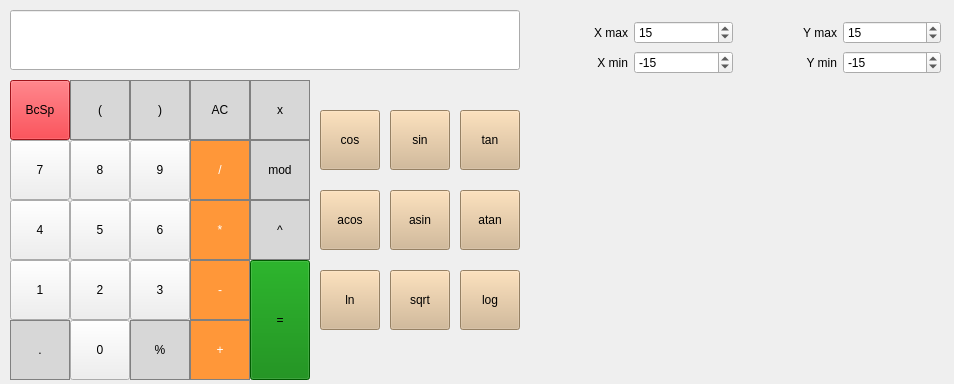
<?xml version="1.0" encoding="UTF-8"?>
<ui version="4.0">
 <class>MainWindow</class>
 <widget class="QMainWindow" name="MainWindow">
  <property name="geometry">
   <rect>
    <x>0</x>
    <y>0</y>
    <width>954</width>
    <height>384</height>
   </rect>
  </property>
  <property name="windowTitle">
   <string>SmartCalc_v1.0</string>
  </property>
  <widget class="QWidget" name="centralwidget">
   <property name="enabled">
    <bool>true</bool>
   </property>
   <widget class="QPushButton" name="pushButton_clear">
    <property name="geometry">
     <rect>
      <x>190</x>
      <y>80</y>
      <width>60</width>
      <height>60</height>
     </rect>
    </property>
    <property name="styleSheet">
     <string notr="true">QPushButton {
  background-color: rgb(215, 215, 215);
  border: 1px solid gray;
}
QPushButton:pressed {
    background-color: qlineargradient(x1: 0, y1: 0, x2: 0, y2: 1,
                                      stop: 0 #BEBEBE, stop: 1 #D7D7D7);
}</string>
    </property>
    <property name="text">
     <string>AC</string>
    </property>
   </widget>
   <widget class="QPushButton" name="pushButton_percent">
    <property name="geometry">
     <rect>
      <x>130</x>
      <y>320</y>
      <width>60</width>
      <height>60</height>
     </rect>
    </property>
    <property name="styleSheet">
     <string notr="true">QPushButton {
  background-color: rgb(215, 215, 215);
  border: 1px solid gray;
}
QPushButton:pressed {
    background-color: qlineargradient(x1: 0, y1: 0, x2: 0, y2: 1,
                                      stop: 0 #BEBEBE, stop: 1 #D7D7D7);
}</string>
    </property>
    <property name="text">
     <string>%</string>
    </property>
   </widget>
   <widget class="QPushButton" name="pushButton_div">
    <property name="geometry">
     <rect>
      <x>190</x>
      <y>140</y>
      <width>60</width>
      <height>60</height>
     </rect>
    </property>
    <property name="styleSheet">
     <string notr="true">QPushButton {
  background-color: rgb(255, 151, 57);
  color: white; 
  border: 1px solid gray;
}

QPushButton:pressed {
    background-color: qlineargradient(x1: 0, y1: 0, x2: 0, y2: 1,
                                      stop: 0 #FF7832, stop: 1 #FF9739);
}</string>
    </property>
    <property name="text">
     <string>/</string>
    </property>
   </widget>
   <widget class="QPushButton" name="pushButton_mult">
    <property name="geometry">
     <rect>
      <x>190</x>
      <y>200</y>
      <width>60</width>
      <height>60</height>
     </rect>
    </property>
    <property name="styleSheet">
     <string notr="true">QPushButton {
  background-color: rgb(255, 151, 57);
  color: white; 
  border: 1px solid gray;
}

QPushButton:pressed {
    background-color: qlineargradient(x1: 0, y1: 0, x2: 0, y2: 1,
                                      stop: 0 #FF7832, stop: 1 #FF9739);
}</string>
    </property>
    <property name="text">
     <string>*</string>
    </property>
   </widget>
   <widget class="QPushButton" name="pushButton_7">
    <property name="geometry">
     <rect>
      <x>10</x>
      <y>140</y>
      <width>60</width>
      <height>60</height>
     </rect>
    </property>
    <property name="styleSheet">
     <string notr="true">Lavender</string>
    </property>
    <property name="text">
     <string>7</string>
    </property>
   </widget>
   <widget class="QPushButton" name="pushButton_9">
    <property name="geometry">
     <rect>
      <x>130</x>
      <y>140</y>
      <width>60</width>
      <height>60</height>
     </rect>
    </property>
    <property name="styleSheet">
     <string notr="true">Lavender</string>
    </property>
    <property name="text">
     <string>9</string>
    </property>
   </widget>
   <widget class="QPushButton" name="pushButton_8">
    <property name="geometry">
     <rect>
      <x>70</x>
      <y>140</y>
      <width>60</width>
      <height>60</height>
     </rect>
    </property>
    <property name="styleSheet">
     <string notr="true">Lavender</string>
    </property>
    <property name="text">
     <string>8</string>
    </property>
   </widget>
   <widget class="QPushButton" name="pushButton_5">
    <property name="geometry">
     <rect>
      <x>70</x>
      <y>200</y>
      <width>60</width>
      <height>60</height>
     </rect>
    </property>
    <property name="styleSheet">
     <string notr="true">Lavender</string>
    </property>
    <property name="text">
     <string>5</string>
    </property>
   </widget>
   <widget class="QPushButton" name="pushButton_4">
    <property name="geometry">
     <rect>
      <x>10</x>
      <y>200</y>
      <width>60</width>
      <height>60</height>
     </rect>
    </property>
    <property name="styleSheet">
     <string notr="true">Lavender</string>
    </property>
    <property name="text">
     <string>4</string>
    </property>
   </widget>
   <widget class="QPushButton" name="pushButton_sub">
    <property name="geometry">
     <rect>
      <x>190</x>
      <y>260</y>
      <width>60</width>
      <height>60</height>
     </rect>
    </property>
    <property name="styleSheet">
     <string notr="true">QPushButton {
  background-color: rgb(255, 151, 57);
  color: white; 
  border: 1px solid gray;
}

QPushButton:pressed {
    background-color: qlineargradient(x1: 0, y1: 0, x2: 0, y2: 1,
                                      stop: 0 #FF7832, stop: 1 #FF9739);
}</string>
    </property>
    <property name="text">
     <string>-</string>
    </property>
   </widget>
   <widget class="QPushButton" name="pushButton_6">
    <property name="geometry">
     <rect>
      <x>130</x>
      <y>200</y>
      <width>60</width>
      <height>60</height>
     </rect>
    </property>
    <property name="styleSheet">
     <string notr="true">Lavender</string>
    </property>
    <property name="text">
     <string>6</string>
    </property>
   </widget>
   <widget class="QPushButton" name="pushButton_3">
    <property name="geometry">
     <rect>
      <x>130</x>
      <y>260</y>
      <width>60</width>
      <height>60</height>
     </rect>
    </property>
    <property name="styleSheet">
     <string notr="true">Lavender</string>
    </property>
    <property name="text">
     <string>3</string>
    </property>
   </widget>
   <widget class="QPushButton" name="pushButton_2">
    <property name="geometry">
     <rect>
      <x>70</x>
      <y>260</y>
      <width>60</width>
      <height>60</height>
     </rect>
    </property>
    <property name="styleSheet">
     <string notr="true">Lavender</string>
    </property>
    <property name="text">
     <string>2</string>
    </property>
   </widget>
   <widget class="QPushButton" name="pushButton_sum">
    <property name="geometry">
     <rect>
      <x>190</x>
      <y>320</y>
      <width>60</width>
      <height>60</height>
     </rect>
    </property>
    <property name="styleSheet">
     <string notr="true">QPushButton {
  background-color: rgb(255, 151, 57);
  color: white; 
  border: 1px solid gray;
}

QPushButton:pressed {
    background-color: qlineargradient(x1: 0, y1: 0, x2: 0, y2: 1,
                                      stop: 0 #FF7832, stop: 1 #FF9739);
}</string>
    </property>
    <property name="text">
     <string>+</string>
    </property>
   </widget>
   <widget class="QPushButton" name="pushButton_1">
    <property name="geometry">
     <rect>
      <x>10</x>
      <y>260</y>
      <width>60</width>
      <height>60</height>
     </rect>
    </property>
    <property name="styleSheet">
     <string notr="true">Lavender</string>
    </property>
    <property name="text">
     <string>1</string>
    </property>
   </widget>
   <widget class="QPushButton" name="pushButton_0">
    <property name="geometry">
     <rect>
      <x>70</x>
      <y>320</y>
      <width>60</width>
      <height>60</height>
     </rect>
    </property>
    <property name="styleSheet">
     <string notr="true">Lavender</string>
    </property>
    <property name="text">
     <string>0</string>
    </property>
   </widget>
   <widget class="QPushButton" name="pushButton_point">
    <property name="geometry">
     <rect>
      <x>10</x>
      <y>320</y>
      <width>60</width>
      <height>60</height>
     </rect>
    </property>
    <property name="styleSheet">
     <string notr="true">QPushButton {
  background-color: rgb(215, 215, 215);
  border: 1px solid gray;
}
QPushButton:pressed {
    background-color: qlineargradient(x1: 0, y1: 0, x2: 0, y2: 1,
                                      stop: 0 #BEBEBE, stop: 1 #D7D7D7);
}</string>
    </property>
    <property name="text">
     <string>.</string>
    </property>
   </widget>
   <widget class="QPushButton" name="pushButton_equally">
    <property name="geometry">
     <rect>
      <x>250</x>
      <y>260</y>
      <width>60</width>
      <height>120</height>
     </rect>
    </property>
    <property name="styleSheet">
     <string notr="true">background-color: green;</string>
    </property>
    <property name="text">
     <string>=</string>
    </property>
   </widget>
   <widget class="QPushButton" name="pushButton_bcsp">
    <property name="geometry">
     <rect>
      <x>10</x>
      <y>80</y>
      <width>60</width>
      <height>60</height>
     </rect>
    </property>
    <property name="styleSheet">
     <string notr="true">background-color: rgb(224, 27, 36)</string>
    </property>
    <property name="text">
     <string>BcSp</string>
    </property>
   </widget>
   <widget class="QPushButton" name="pushButton_ob">
    <property name="geometry">
     <rect>
      <x>70</x>
      <y>80</y>
      <width>60</width>
      <height>60</height>
     </rect>
    </property>
    <property name="styleSheet">
     <string notr="true">QPushButton {
  background-color: rgb(215, 215, 215);
  border: 1px solid gray;
}
QPushButton:pressed {
    background-color: qlineargradient(x1: 0, y1: 0, x2: 0, y2: 1,
                                      stop: 0 #BEBEBE, stop: 1 #D7D7D7);
}</string>
    </property>
    <property name="text">
     <string>(</string>
    </property>
   </widget>
   <widget class="QPushButton" name="pushButton_cb">
    <property name="geometry">
     <rect>
      <x>130</x>
      <y>80</y>
      <width>60</width>
      <height>60</height>
     </rect>
    </property>
    <property name="styleSheet">
     <string notr="true">QPushButton {
  background-color: rgb(215, 215, 215);
  border: 1px solid gray;
}
QPushButton:pressed {
    background-color: qlineargradient(x1: 0, y1: 0, x2: 0, y2: 1,
                                      stop: 0 #BEBEBE, stop: 1 #D7D7D7);
}</string>
    </property>
    <property name="text">
     <string>)</string>
    </property>
   </widget>
   <widget class="QPushButton" name="pushButton_mod">
    <property name="geometry">
     <rect>
      <x>250</x>
      <y>140</y>
      <width>60</width>
      <height>60</height>
     </rect>
    </property>
    <property name="styleSheet">
     <string notr="true">QPushButton {
  background-color: rgb(215, 215, 215);
  border: 1px solid gray;
}
QPushButton:pressed {
    background-color: qlineargradient(x1: 0, y1: 0, x2: 0, y2: 1,
                                      stop: 0 #BEBEBE, stop: 1 #D7D7D7);
}</string>
    </property>
    <property name="text">
     <string>mod</string>
    </property>
   </widget>
   <widget class="QPushButton" name="pushButton_cos">
    <property name="geometry">
     <rect>
      <x>320</x>
      <y>110</y>
      <width>60</width>
      <height>60</height>
     </rect>
    </property>
    <property name="styleSheet">
     <string notr="true">background-color: Tan;</string>
    </property>
    <property name="text">
     <string>cos</string>
    </property>
   </widget>
   <widget class="QPushButton" name="pushButton_sin">
    <property name="geometry">
     <rect>
      <x>390</x>
      <y>110</y>
      <width>60</width>
      <height>60</height>
     </rect>
    </property>
    <property name="styleSheet">
     <string notr="true">background-color: Tan;</string>
    </property>
    <property name="text">
     <string>sin</string>
    </property>
   </widget>
   <widget class="QPushButton" name="pushButton_tan">
    <property name="geometry">
     <rect>
      <x>460</x>
      <y>110</y>
      <width>60</width>
      <height>60</height>
     </rect>
    </property>
    <property name="styleSheet">
     <string notr="true">background-color: Tan;</string>
    </property>
    <property name="text">
     <string>tan</string>
    </property>
   </widget>
   <widget class="QPushButton" name="pushButton_atan">
    <property name="geometry">
     <rect>
      <x>460</x>
      <y>190</y>
      <width>60</width>
      <height>60</height>
     </rect>
    </property>
    <property name="styleSheet">
     <string notr="true">background-color: Tan;</string>
    </property>
    <property name="text">
     <string>atan</string>
    </property>
   </widget>
   <widget class="QPushButton" name="pushButton_asin">
    <property name="geometry">
     <rect>
      <x>390</x>
      <y>190</y>
      <width>60</width>
      <height>60</height>
     </rect>
    </property>
    <property name="styleSheet">
     <string notr="true">background-color: Tan;</string>
    </property>
    <property name="text">
     <string>asin</string>
    </property>
   </widget>
   <widget class="QPushButton" name="pushButton_acos">
    <property name="geometry">
     <rect>
      <x>320</x>
      <y>190</y>
      <width>60</width>
      <height>60</height>
     </rect>
    </property>
    <property name="styleSheet">
     <string notr="true">background-color: Tan;</string>
    </property>
    <property name="text">
     <string>acos</string>
    </property>
   </widget>
   <widget class="QPushButton" name="pushButton_ln">
    <property name="geometry">
     <rect>
      <x>320</x>
      <y>270</y>
      <width>60</width>
      <height>60</height>
     </rect>
    </property>
    <property name="styleSheet">
     <string notr="true">background-color: Tan;</string>
    </property>
    <property name="text">
     <string>ln</string>
    </property>
   </widget>
   <widget class="QPushButton" name="pushButton_sqrt">
    <property name="geometry">
     <rect>
      <x>390</x>
      <y>270</y>
      <width>60</width>
      <height>60</height>
     </rect>
    </property>
    <property name="styleSheet">
     <string notr="true">background-color: Tan;</string>
    </property>
    <property name="text">
     <string>sqrt</string>
    </property>
   </widget>
   <widget class="QPushButton" name="pushButton_log">
    <property name="geometry">
     <rect>
      <x>460</x>
      <y>270</y>
      <width>60</width>
      <height>60</height>
     </rect>
    </property>
    <property name="styleSheet">
     <string notr="true">background-color: Tan;</string>
    </property>
    <property name="text">
     <string>log</string>
    </property>
   </widget>
   <widget class="QLineEdit" name="result_show">
    <property name="geometry">
     <rect>
      <x>10</x>
      <y>10</y>
      <width>510</width>
      <height>60</height>
     </rect>
    </property>
    <property name="font">
     <font>
      <pointsize>20</pointsize>
     </font>
    </property>
    <property name="layoutDirection">
     <enum>Qt::LeftToRight</enum>
    </property>
    <property name="autoFillBackground">
     <bool>false</bool>
    </property>
    <property name="text">
     <string/>
    </property>
    <property name="maxLength">
     <number>255</number>
    </property>
    <property name="alignment">
     <set>Qt::AlignRight|Qt::AlignTrailing|Qt::AlignVCenter</set>
    </property>
   </widget>
   <widget class="QPushButton" name="pushButton_pow">
    <property name="geometry">
     <rect>
      <x>250</x>
      <y>200</y>
      <width>60</width>
      <height>60</height>
     </rect>
    </property>
    <property name="styleSheet">
     <string notr="true">QPushButton {
  background-color: rgb(215, 215, 215);
  border: 1px solid gray;
}
QPushButton:pressed {
    background-color: qlineargradient(x1: 0, y1: 0, x2: 0, y2: 1,
                                      stop: 0 #BEBEBE, stop: 1 #D7D7D7);
}</string>
    </property>
    <property name="text">
     <string>^</string>
    </property>
   </widget>
   <widget class="QPushButton" name="pushButton_x">
    <property name="geometry">
     <rect>
      <x>250</x>
      <y>80</y>
      <width>60</width>
      <height>60</height>
     </rect>
    </property>
    <property name="styleSheet">
     <string notr="true">QPushButton {
  background-color: rgb(215, 215, 215);
  border: 1px solid gray;
}
QPushButton:pressed {
    background-color: qlineargradient(x1: 0, y1: 0, x2: 0, y2: 1,
                                      stop: 0 #BEBEBE, stop: 1 #D7D7D7);
}</string>
    </property>
    <property name="text">
     <string>x</string>
    </property>
   </widget>
   <widget class="QCustomPlot" name="widget" native="true">
    <property name="geometry">
     <rect>
      <x>530</x>
      <y>90</y>
      <width>421</width>
      <height>291</height>
     </rect>
    </property>
   </widget>
   <widget class="QWidget" name="horizontalLayoutWidget">
    <property name="geometry">
     <rect>
      <x>530</x>
      <y>20</y>
      <width>411</width>
      <height>25</height>
     </rect>
    </property>
    <layout class="QHBoxLayout" name="horizontalLayout">
     <item>
      <widget class="QLabel" name="label_Xmax">
       <property name="text">
        <string>X max</string>
       </property>
       <property name="alignment">
        <set>Qt::AlignRight|Qt::AlignTrailing|Qt::AlignVCenter</set>
       </property>
      </widget>
     </item>
     <item>
      <widget class="QSpinBox" name="spinBox_Xmax">
       <property name="maximum">
        <number>100</number>
       </property>
       <property name="value">
        <number>15</number>
       </property>
      </widget>
     </item>
     <item>
      <widget class="QLabel" name="label_Ymax">
       <property name="text">
        <string>Y max</string>
       </property>
       <property name="alignment">
        <set>Qt::AlignRight|Qt::AlignTrailing|Qt::AlignVCenter</set>
       </property>
      </widget>
     </item>
     <item>
      <widget class="QSpinBox" name="spinBox_Ymax">
       <property name="maximum">
        <number>100</number>
       </property>
       <property name="value">
        <number>15</number>
       </property>
      </widget>
     </item>
    </layout>
   </widget>
   <widget class="QWidget" name="horizontalLayoutWidget_2">
    <property name="geometry">
     <rect>
      <x>530</x>
      <y>50</y>
      <width>411</width>
      <height>25</height>
     </rect>
    </property>
    <layout class="QHBoxLayout" name="horizontalLayout_2">
     <item>
      <widget class="QLabel" name="label_Xmin">
       <property name="text">
        <string>X min</string>
       </property>
       <property name="alignment">
        <set>Qt::AlignRight|Qt::AlignTrailing|Qt::AlignVCenter</set>
       </property>
      </widget>
     </item>
     <item>
      <widget class="QSpinBox" name="spinBox_Xmin">
       <property name="minimum">
        <number>-100</number>
       </property>
       <property name="maximum">
        <number>0</number>
       </property>
       <property name="value">
        <number>-15</number>
       </property>
      </widget>
     </item>
     <item>
      <widget class="QLabel" name="label_Ymin">
       <property name="text">
        <string>Y min</string>
       </property>
       <property name="alignment">
        <set>Qt::AlignRight|Qt::AlignTrailing|Qt::AlignVCenter</set>
       </property>
      </widget>
     </item>
     <item>
      <widget class="QSpinBox" name="spinBox_Ymin">
       <property name="minimum">
        <number>-100</number>
       </property>
       <property name="maximum">
        <number>0</number>
       </property>
       <property name="value">
        <number>-15</number>
       </property>
      </widget>
     </item>
    </layout>
   </widget>
  </widget>
 </widget>
 <customwidgets>
  <customwidget>
   <class>QCustomPlot</class>
   <extends>QWidget</extends>
   <header>qcustomplot.h</header>
   <container>1</container>
  </customwidget>
 </customwidgets>
 <resources/>
 <connections/>
</ui>
